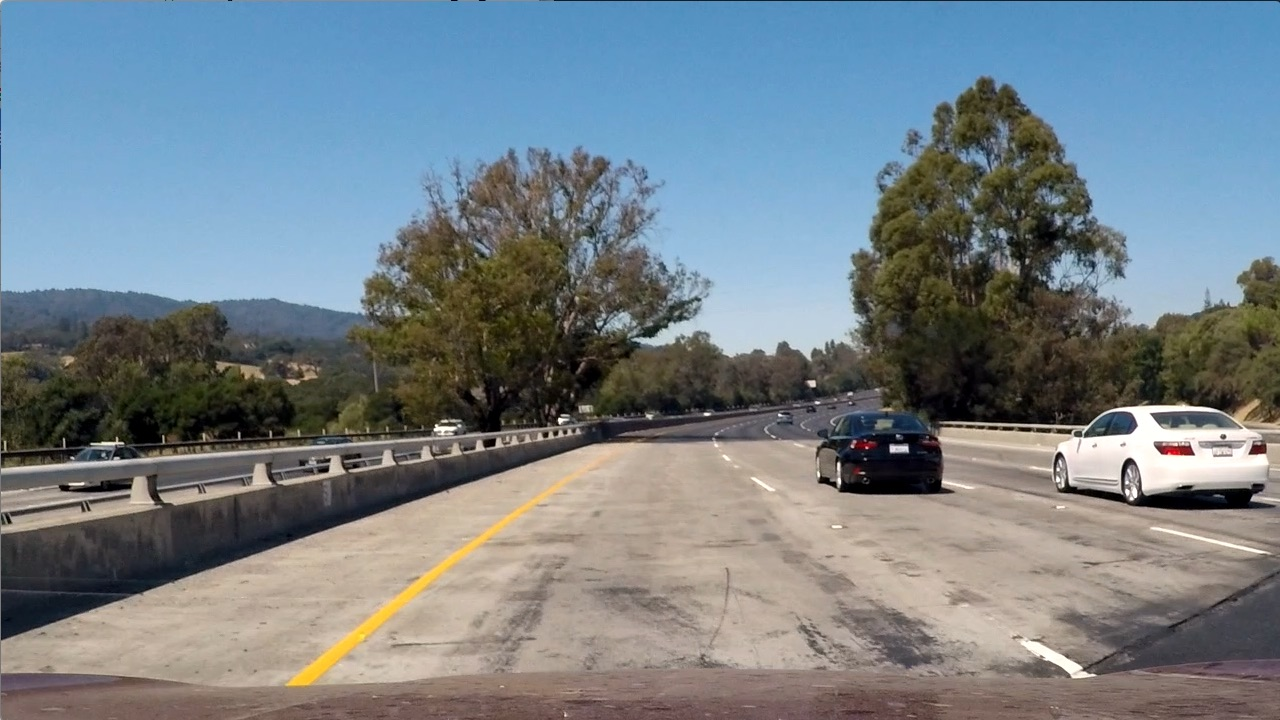
#> input picture test_images/test1.jpg, 1280 x 720 px; its folder holds only this picture in this run
$ python -i Main.py   (imports and definitions only)   (older library calls are emulated)
#> lines starting #> are read from the running program, lines starting #| are printed output that depends on the picture; after the words box and inside, x2 and y2 are one past the last pixel; in counts of white or black regions, pixels touching at a corner belong together
### phase1/threshold.py
import numpy as np
import cv2


def abs_sobel_thresh(img, orient='x', sobel_kernel=3, thresh=(0, 255)):

    # Apply threshold
    gray = cv2.cvtColor(img, cv2.COLOR_RGB2GRAY)
    #select the sobel mode
    if orient == 'x':
        abs_sobel = np.absolute(cv2.Sobel(gray, cv2.CV_64F, 1, 0, ksize=sobel_kernel))
    if orient == 'y':
        abs_sobel = np.absolute(cv2.Sobel(gray, cv2.CV_64F, 0, 1, ksize=sobel_kernel))
    # Rescale back to 8 bit integer
    scaled_sobel = np.uint8(255*abs_sobel/np.max(abs_sobel))
    binary_output = np.zeros_like(scaled_sobel)
    binary_output[(scaled_sobel >= thresh[0]) & (scaled_sobel <= thresh[1])] = 1

    # Return the result
    return binary_output# retuen  x or y


def mag_thresh(img, sobel_kernel=3, mag_thresh=(0, 255)):

    gray = cv2.cvtColor(img, cv2.COLOR_RGB2GRAY)
    # Take both Sobel x and y gradients
    sobelx = cv2.Sobel(gray, cv2.CV_64F, 1, 0, ksize=sobel_kernel)
    sobely = cv2.Sobel(gray, cv2.CV_64F, 0, 1, ksize=sobel_kernel)
    # Calculate the gradient magnitude
    gradmag = np.sqrt(sobelx**2 + sobely**2)
    # Rescale to 8 bit
    scale_factor = np.max(gradmag)/255
    gradmag = (gradmag/scale_factor).astype(np.uint8)
    # Create a binary image of ones where threshold is met, zeros otherwise
    binary_output = np.zeros_like(gradmag)
    binary_output[(gradmag >= mag_thresh[0]) & (gradmag <= mag_thresh[1])] = 1

    # Return the binary image
    return binary_output

def dir_threshold(img, sobel_kernel=3, thresh=(0, np.pi/2)):

    # Apply threshold
    gray = cv2.cvtColor(img, cv2.COLOR_RGB2GRAY)
    # Calculate the x and y gradients
    sobelx = cv2.Sobel(gray, cv2.CV_64F, 1, 0, ksize=sobel_kernel)
    sobely = cv2.Sobel(gray, cv2.CV_64F, 0, 1, ksize=sobel_kernel)
    # Take the absolute value of the gradient direction,
    # apply a threshold, and create a binary image result
    absgraddir = np.arctan2(np.absolute(sobely), np.absolute(sobelx))
    binary_output =  np.zeros_like(absgraddir)
    binary_output[(absgraddir >= thresh[0]) & (absgraddir <= thresh[1])] = 1

    # Return the binary image
    return binary_output


def combined_thresholds(image, ksize = 3):
    # Choose a Sobel kernel size

    # Apply each of the thresholding functions
    gradx = abs_sobel_thresh(image, orient='x', sobel_kernel=ksize, thresh=(5, 100))
    grady = abs_sobel_thresh(image, orient='y', sobel_kernel=ksize, thresh=(5, 100))
    #c= cv2.bitwise_or(gradx,grady)

    mag_binary = mag_thresh(image, sobel_kernel=ksize, mag_thresh=(3, 255))
    dir_binary = dir_threshold(image, sobel_kernel=ksize, thresh=(0*np.pi/180, 90*np.pi/180))
    combined = np.zeros_like(dir_binary, np.uint8)
    #combined[((gradx == 1) ) ] = 1
    combined[((gradx == 1) ) & ((mag_binary == 1) & (dir_binary == 1))] = 1
    #combined[ (mag_binary == 1) ] = 1

    return combined


def warp(image,state='in'):

    src = np.float32([[570,460],[image.shape[1] - 573,460],[image.shape[1] - 150,image.shape[0]],[150,image.shape[0]]])
    dst = np.float32([[200,0],[image.shape[1]-200,0],[image.shape[1]-200,image.shape[0]],[200,image.shape[0]]])
    if state == 'in':
        M = cv2.getPerspectiveTransform(src, dst)
    if state == 'out':
        M = cv2.getPerspectiveTransform(dst, src)

    warped = cv2.warpPerspective(image, M, (image.shape[1],image.shape[0]), flags=cv2.INTER_LINEAR)
    return warped


def filter(image):

    hls = cv2.cvtColor(image, cv2.COLOR_RGB2HLS)
    s_channel = hls[:,:,2]
    l_channel = hls[:,:,1]

    sxbinary = combined_thresholds(image)


    # Threshold color channel
    s_thresh_min = 40
    s_thresh_max = 255
    l_thresh_min = 150
    l_thresh_max = 255


    s_binary = np.zeros_like(s_channel)
    s_binary[((s_channel >= s_thresh_min) & (s_channel <= s_thresh_max)) ] = 1

    l_binary = np.zeros_like(s_channel)
    l_binary[((l_channel >= l_thresh_min) & (l_channel <= l_thresh_max))] = 1

    # Combine the two binary thresholds
    combined_binary = np.zeros_like(sxbinary)
    #combined_binary [(l_binary == 1)& (sxbinary == 1)] = 1
    combined_binary[((s_binary == 1) & (sxbinary == 1)) | ((sxbinary == 1) & (l_binary == 1))] = 1

    return combined_binary

### phase1/lane_drawing.py
import numpy as np
import cv2
from threshold import *

class LaneDetector:

    def __init__(self):
        self.detected = True
        self.left_lane_inds = []  # Create empty lists to receive left and right lane pixel indices
        self.right_lane_inds = []

        self.n_frames = 10

        # x values of the last n fits of the line
        self.recent_xfitted = []
        # average x values of the fitted line over the last n iterations
        self.bestx = [np.zeros_like(720, np.float32), np.zeros_like(720, np.float32)]

        # coefficient values of the last n fits of the line
        self.recent_coefficients = []

        # polynomial coefficients averaged over the last n iterations
        self.best_fit = [0, 0, 0]

        self.vehicle_offset = 0.0
        self.avg_curverad = 1000

    def draw_lane(self, orignal_image, binary_warped, filtered_binary):

        nonzero = binary_warped.nonzero()  # Identify the x and y positions of all nonzero pixels in the image
        nonzeroy = np.array(nonzero[0])
        nonzerox = np.array(nonzero[1])

        # Create an output image to draw on and  visualize the result
        # out_img = np.dstack((binary_warped, binary_warped, binary_warped))*255

        margin = 50
        # Set minimum number of pixels found to recenter window
        minpix = 50

        if self.detected:
            # Take a histogram of the bottom half of the image
            histogram = np.sum(binary_warped[binary_warped.shape[0] // 2:, :], axis=0)

            # Find the peak of the left and right halves of the histogram
            # These will be the starting point for the left and right lines
            midpoint = np.int(histogram.shape[0] / 2)
            leftx_base = np.argmax(histogram[:midpoint])
            rightx_base = np.argmax(histogram[midpoint:]) + midpoint

            nwindows = 9  # Choose the number of sliding windows
            window_height = np.int((binary_warped.shape[0]) / nwindows)  # Set height of windows

            leftx_current = leftx_base  # Current positions to be updated for each window
            rightx_current = rightx_base  # Set the width of the windows +/- margin

            left_lane_inds = []
            right_lane_inds = []

            # Step through the windows one by one
            for window in range(nwindows):

                # Identify window boundaries in x and y (and right and left)
                win_y_low = binary_warped.shape[0] - (window + 1) * window_height
                win_y_high = binary_warped.shape[0] - window * window_height
                win_xleft_low = leftx_current - margin
                win_xleft_high = leftx_current + margin
                win_xright_low = rightx_current - margin
                win_xright_high = rightx_current + margin

                # Identify the nonzero pixels in x and y within the window
                good_left_inds = ((nonzeroy >= win_y_low) & (nonzeroy < win_y_high) &
                                  (nonzerox >= win_xleft_low) & (nonzerox < win_xleft_high)).nonzero()[0]
                good_right_inds = ((nonzeroy >= win_y_low) & (nonzeroy < win_y_high) &
                                   (nonzerox >= win_xright_low) & (nonzerox < win_xright_high)).nonzero()[0]

                # Append these indices to the lists
                left_lane_inds.append(good_left_inds)
                right_lane_inds.append(good_right_inds)
                # If you found > minpix pixels, recenter next window on their mean position
                if len(good_left_inds) > minpix:
                    leftx_current = np.int(np.mean(nonzerox[good_left_inds]))
                if len(good_right_inds) > minpix:
                    rightx_current = np.int(np.mean(nonzerox[good_right_inds]))

            # Concatenate the arrays of indices
            self.left_lane_inds = np.concatenate(left_lane_inds)
            self.right_lane_inds = np.concatenate(right_lane_inds)
        else:
            self.left_lane_inds = ((nonzerox > (self.best_fit[0][0] * (nonzeroy ** 2) + self.best_fit[0][1] * nonzeroy +
                                                self.best_fit[0][2] - margin)) & (
                                               nonzerox < (self.best_fit[0][0] * (nonzeroy ** 2) +
                                                           self.best_fit[0][1] * nonzeroy + self.best_fit[0][
                                                               2] + margin)))
            self.right_lane_inds = (
                        (nonzerox > (self.best_fit[1][0] * (nonzeroy ** 2) + self.best_fit[1][1] * nonzeroy +
                                     self.best_fit[1][2] - margin)) & (
                                    nonzerox < (self.best_fit[1][0] * (nonzeroy ** 2) +
                                                self.best_fit[1][1] * nonzeroy + self.best_fit[1][2] + margin)))

        # Again, extract left and right line pixel positions
        leftx = nonzerox[self.left_lane_inds]
        lefty = nonzeroy[self.left_lane_inds]
        rightx = nonzerox[self.right_lane_inds]
        righty = nonzeroy[self.right_lane_inds]

        ploty = np.linspace(0, binary_warped.shape[0] - 1, binary_warped.shape[0])

        # Fit a second order polynomial to each
        if lefty.shape[0] >= 400 and righty.shape[0] >= 400 and leftx.shape[0] >= 400 and rightx.shape[0] >= 400:
            self.detected = False
            self.left_fit = np.polyfit(lefty, leftx, 2)
            self.right_fit = np.polyfit(righty, rightx, 2)

            if len(self.recent_coefficients) >= self.n_frames:
                self.recent_coefficients.pop(0)
            self.recent_coefficients.append([self.left_fit, self.right_fit])

            self.best_fit = [0, 0, 0]
            for coefficient in self.recent_coefficients:
                self.best_fit[0] = self.best_fit[0] + coefficient[0]
                self.best_fit[1] = self.best_fit[1] + coefficient[1]

            self.best_fit[0] = self.best_fit[0] / len(self.recent_coefficients)
            self.best_fit[1] = self.best_fit[1] / len(self.recent_coefficients)

            # Generate x and y values for plotting
            left_fitx = self.best_fit[0][0] * ploty ** 2 + self.best_fit[0][1] * ploty + self.best_fit[0][2]
            right_fitx = self.best_fit[1][0] * ploty ** 2 + self.best_fit[1][1] * ploty + self.best_fit[1][2]

            if len(self.recent_xfitted) >= self.n_frames:
                self.recent_xfitted.pop(0)

            self.recent_xfitted.append([left_fitx, right_fitx])

            self.bestx = [np.zeros_like(720, np.float32), np.zeros_like(720, np.float32)]
            for fit in self.recent_xfitted:
                self.bestx[0] = self.bestx[0] + fit[0]
                self.bestx[1] = self.bestx[1] + fit[1]

            self.bestx[0] = self.bestx[0] / len(self.recent_xfitted)
            self.bestx[1] = self.bestx[1] / len(self.recent_xfitted)


        else:
            self.detected = True

        # Create an image to draw on and an image to show the selection window
        out_img = np.dstack((binary_warped, binary_warped, binary_warped)) * 255

        window_img = np.zeros_like(out_img)

        # Generate a polygon to illustrate the search window area
        # And recast the x and y points into usable format for cv2.fillPoly()
        margin = 5
        left_line_window1 = np.array([np.transpose(np.vstack([self.bestx[0] - margin, ploty]))])
        left_line_window2 = np.array([np.flipud(np.transpose(np.vstack([self.bestx[0] + margin,
                                                                        ploty])))])
        left_line_pts = np.hstack((left_line_window1, left_line_window2))

        right_line_window1 = np.array([np.transpose(np.vstack([self.bestx[1] - margin, ploty]))])
        right_line_window2 = np.array([np.flipud(np.transpose(np.vstack([self.bestx[1] + margin,
                                                                         ploty])))])
        right_line_pts = np.hstack((right_line_window1, right_line_window2))

        center_line_window1 = np.array([np.transpose(np.vstack([self.bestx[0] + margin, ploty]))])
        center_line_window2 = np.array([np.flipud(np.transpose(np.vstack([self.bestx[1] - margin, ploty])))])
        center_line_pts = np.hstack((center_line_window1, center_line_window2))

        # Draw the lane onto the warped blank image
        cv2.fillPoly(window_img, np.int_([left_line_pts]), (255, 255, 0))
        cv2.fillPoly(window_img, np.int_([right_line_pts]), (0, 0, 255))
        cv2.fillPoly(window_img, np.int_([center_line_pts]), (0, 255, 0))

        window_img_unwrapped = warp(window_img, state='out')

        result = cv2.addWeighted(orignal_image, 1, window_img_unwrapped, 0.3, 0)
         #bonus
        if leftx.shape[0] >= ploty.shape[0] and rightx.shape[0] >= ploty.shape[0] :
            leftx = leftx[::-1]  # Reverse to match top-to-bottom in y
            rightx = rightx[::-1]  # Reverse to match top-to-bottom in y

            # Define conversions in x and y from pixels space to meters
            ym_per_pix = 4.3/binary_warped.shape[0] # meters per pixel in y dimension
            xm_per_pix = 1/binary_warped.shape[1] # meters per pixel in x dimension

            self.vehicle_offset = ((binary_warped.shape[1]/2) - (((rightx[0] - leftx[0])/2) + leftx[0]))*xm_per_pix


            leftx = leftx[:len(ploty)]
            rightx = rightx[:len(ploty)]

            y_eval = np.max(ploty)

            # Fit new polynomials to x,y in world space
            left_fit_cr = np.polyfit(ploty*ym_per_pix, leftx*xm_per_pix, 2)
            right_fit_cr = np.polyfit(ploty*ym_per_pix, rightx*xm_per_pix, 2)
            # Calculate the new radii of curvature
            left_curverad = ((1 + (2*left_fit_cr[0]*y_eval*ym_per_pix + left_fit_cr[1])**2)**1.5) / np.absolute(2*left_fit_cr[0])
            right_curverad = ((1 + (2*right_fit_cr[0]*y_eval*ym_per_pix + right_fit_cr[1])**2)**1.5) / np.absolute(2*right_fit_cr[0])
            # Now our radius of curvature is in meters
            self.avg_curverad = (left_curverad + right_curverad) / 2

        cv2.putText(result, 'Vehicle is ' + str(-self.vehicle_offset)[0:5] + 'm left of center', (30,140), cv2.FONT_HERSHEY_SIMPLEX, 2, (255,255,255), 2)
        cv2.putText(result, 'Radius of Curvature = ' + str(int(np.round(self.avg_curverad))) + '(m)', (30,80), cv2.FONT_HERSHEY_SIMPLEX, 2, (255,255,255), 2)


        return result,window_img

        return result, window_img

### phase1/Main.py
#from unittest import result
import numpy as np
import matplotlib.image as mpimg
import matplotlib.pyplot as plt
import cv2
from IPython.core.display import Video
import glob
from moviepy.editor import *
from threshold import *
from lane_drawing import*

lane_detector = LaneDetector()
draw_lane = lane_detector.draw_lane
#function returning final image
# [11 lines left out: function process_image, not called in this run]


def combined_images(image):
    # applying filter to get the edges
    filtered_binary = filter(image)
    # applying wrapfunction to get the prespective
    binary_warped = warp(filtered_binary, state='in')
    # convert to grey scale to be able to draw
    filtered_binary_grayscale = filtered_binary * 255
    binary_warped_grayscale = binary_warped * 255

    gtb = cv2.cvtColor(filtered_binary_grayscale, cv2.COLOR_GRAY2RGB)
    gtb1 = cv2.cvtColor(binary_warped_grayscale, cv2.COLOR_GRAY2RGB)

    # applying draw fn to get the lane
    final_image, polyimg = draw_lane(image, binary_warped, filtered_binary)
    combined_image = np.vstack([final_image, gtb1])
    combined_image2 = np.vstack([gtb, polyimg])
    combined_image2 = cv2.resize(combined_image2, (300, gtb1.shape[0]))

    combined_image = cv2.resize(combined_image, (300, polyimg.shape[0]))
    combined_image = np.hstack([combined_image, combined_image2])
    # plt.imshow(combined_image)
    return combined_image

#function returning polynomyal image
# [61 lines left out: functions poly, covert_filter, covert_warp, saving, main, not called in this run]


# [2 lines not run here, left out]

>>> import cv2
>>> picture = cv2.imread('../test_images/test1.jpg')
#> picture is the input picture: shape (720, 1280, 3); mean B, G, R 135.5, 128.7, 117.5
>>> result = combined_images(picture)
#> in combined_thresholds, `gradx = abs_sobel_thresh(image, orient='x', sobel_kernel=ksize, thresh..`:
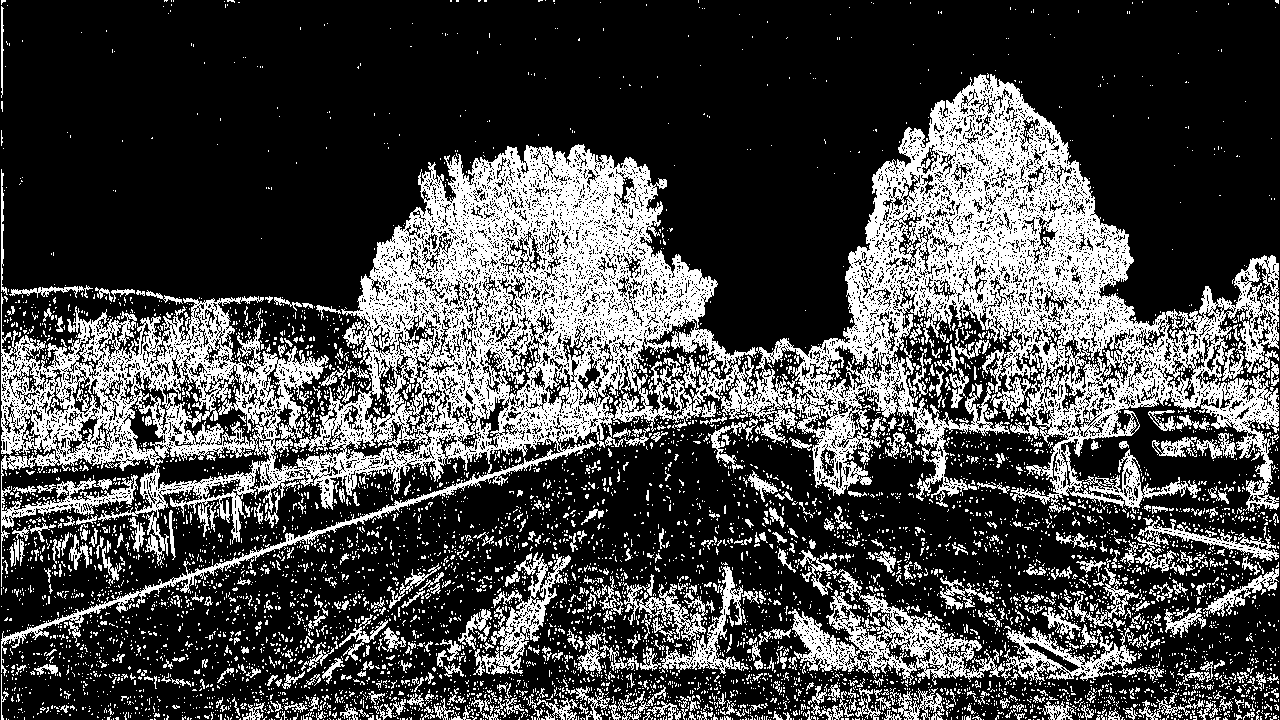
#> gradx: shape (720, 1280); values 0 (black) and 1 (white), 28.2% white; 6950 white regions (6406 under 20 px), largest, box (x1, y1, x2, y2) and area: (1, 74, 1279, 676) 177197, (788, 550, 1004, 685) 7449, (622, 566, 749, 674) 3442
#> in mag_thresh, `sobely = cv2.Sobel(gray, cv2.CV_64F, 0, 1, ksize=sobel_kernel)`:
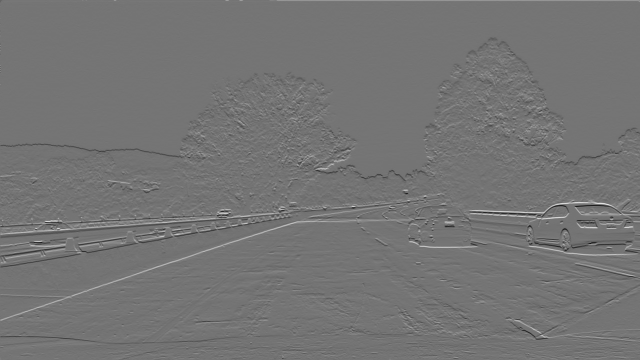
#> sobely: shape (720, 1280) float64 (shown at 1/2 size); min -795, max 942, mean -0.3; drawn with min black and max white
#> in mag_thresh, `scale_factor = np.max(gradmag)/255`: scale_factor = 3.69
#> in dir_threshold, `absgraddir = np.arctan2(np.absolute(sobely), np.absolute(sobelx))`:
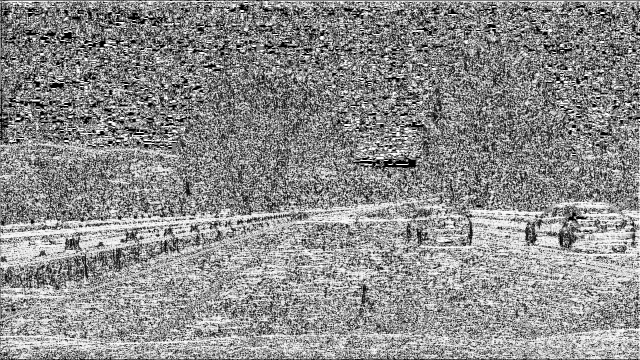
#> absgraddir: shape (720, 1280) float64 (shown at 1/2 size); min 0, max 1.57, mean 0.869; drawn with min black and max white
#> in warp, `warped = cv2.warpPerspective(image, M, (image.shape[1],image.shape[0])..`:
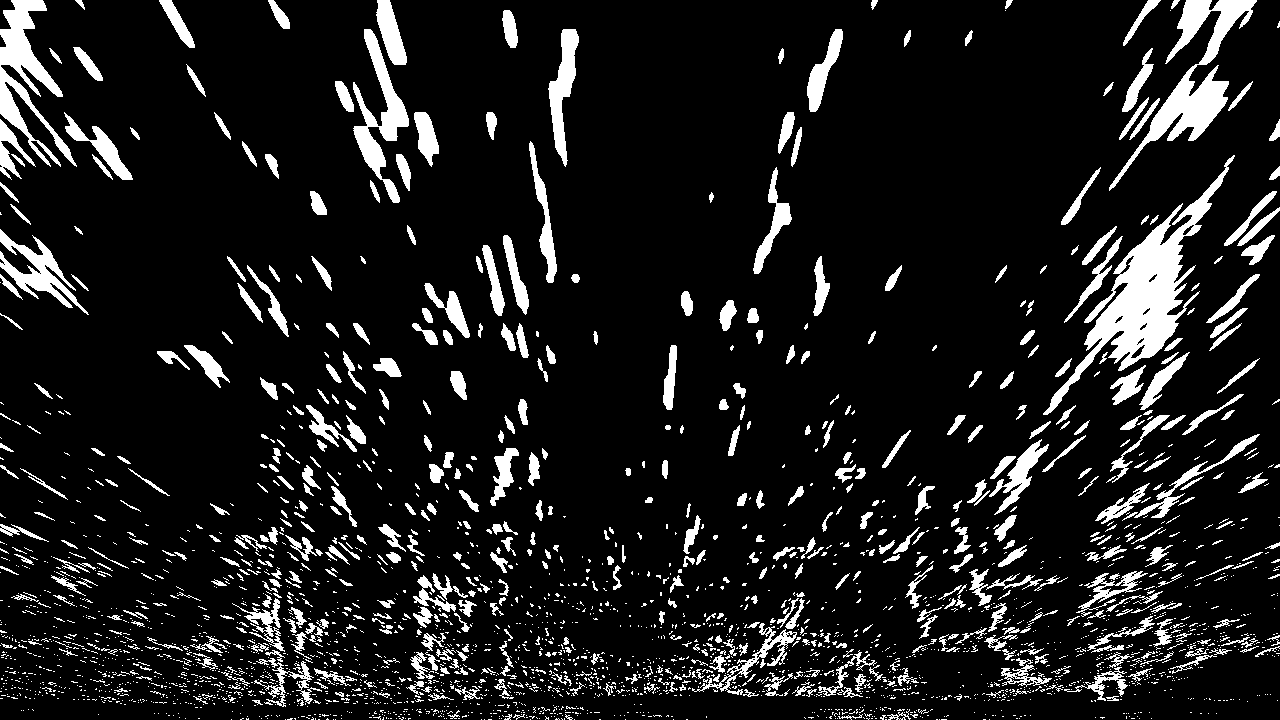
#> warped: shape (720, 1280); values 0 (black) and 1 (white), 11.2% white; 2916 white regions (2323 under 20 px), largest, box (x1, y1, x2, y2) and area: (1043, 155, 1235, 415) 9632, (1109, 0, 1257, 191) 5829, (0, 0, 77, 167) 4240
#> (the rest of the program and of its run is left out)
